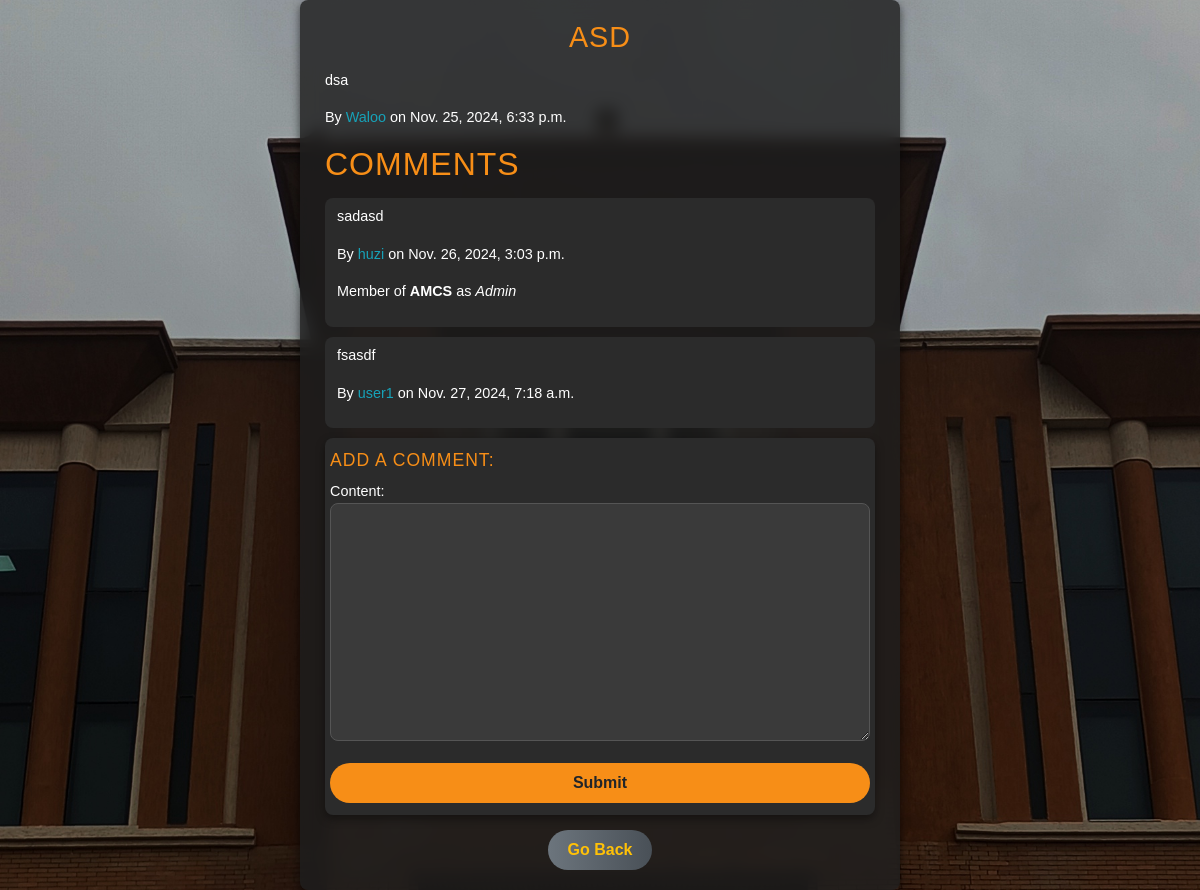
The app's page /forum/post/7/, older data.
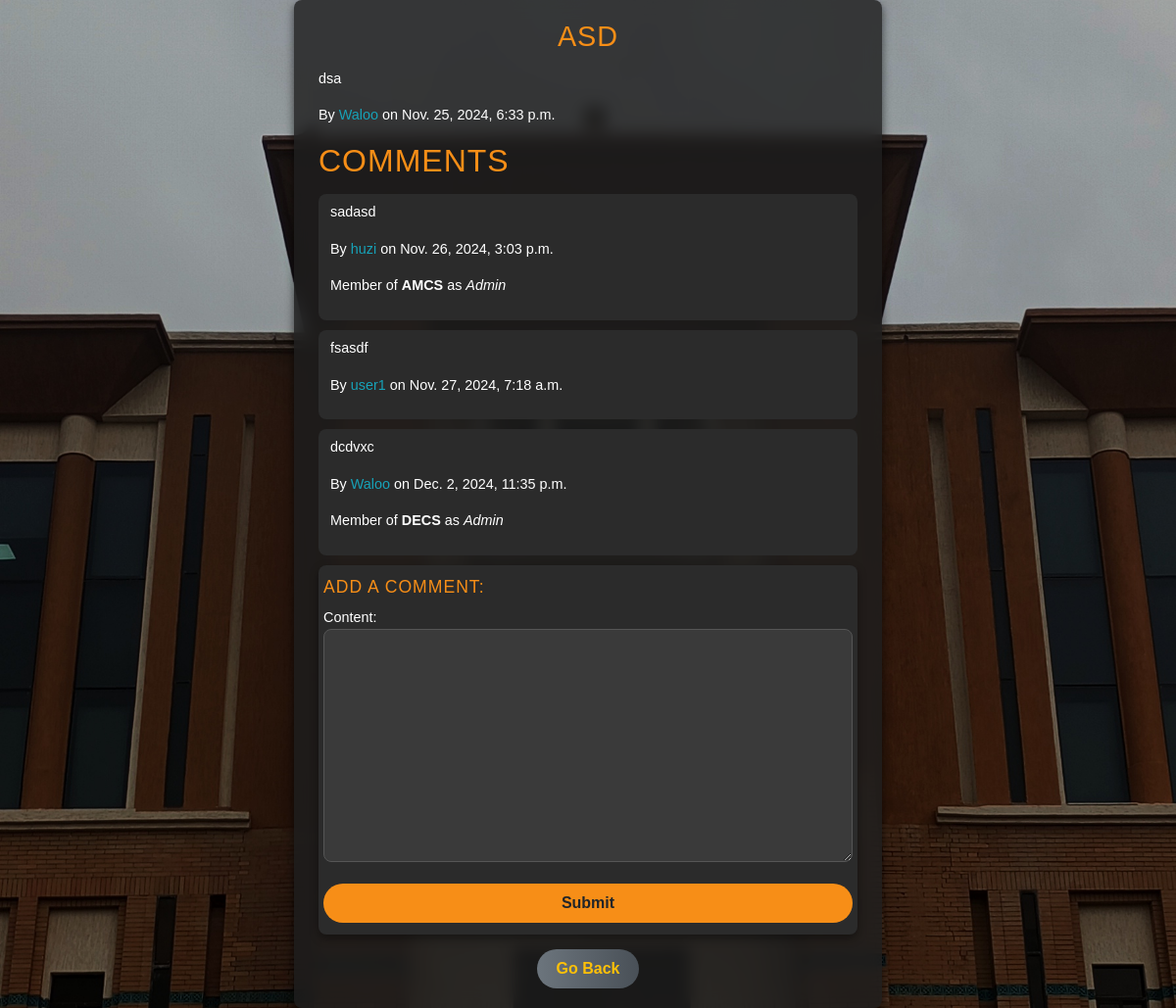
The same page, newer data.
### forum/models.py (models this page shows, shortened)
class Comment(models.Model):
    post = models.ForeignKey(Post, on_delete=models.CASCADE, related_name='comments')
    author = models.ForeignKey(CustomUser, on_delete=models.CASCADE)
    content = models.TextField()
    created_at = models.DateTimeField(auto_now_add=True)

### loginreg/models.py (models this page shows, shortened)
class CustomUser(AbstractUser):
    email = models.EmailField(unique=True)
    isadmin = models.BooleanField(default=False)
    profile_picture = models.ImageField(upload_to="profile_pictures/", default="profile_pictures/default.png")

### Society/models.py (models this page shows, shortened)
class Society(models.Model):
    name = models.CharField(max_length=255, unique=True)
    description = models.TextField(blank=True)
    created_at = models.DateTimeField(auto_now_add=True)
    admins = models.ManyToManyField(CustomUser, related_name='society_admins')
    members = models.ManyToManyField(CustomUser, related_name='society_members', blank=True)
    email = models.EmailField(blank=True)
    phone_number = models.CharField(max_length=15, blank=True)

### forum/views.py (the view, shortened to what this page needs)
# urls.py: path('forum/post/<int:post_id>/',forumview.post_detail,name='forumpostdetail'),
def post_detail(request, post_id):
    post = get_object_or_404(Post, id=post_id)
    comments = post.comments.all()
    user_society_details = None
    comment_details = []
    for comment in comments:
        comment_society_details = []
        if comment.author.is_authenticated:
            societies = Society.objects.filter(members=comment.author) | Society.objects.filter(admins=comment.author)
            for society in societies:
                if society.admins.filter(id=comment.author.id).exists():
                    position = "Admin"
                else:
                    position = "Member"
                comment_society_details.append((society.name, position))
        comment_details.append({'comment': comment, 'society_details': comment_society_details})
    if request.method == 'POST':
        form = CommentForm(request.POST)
        if form.is_valid():
            comment = form.save(commit=False)
            comment.author = request.user
            comment.post = post
            comment.save()
            return redirect('forumpostdetail', post_id=post.id)
    else:
        form = CommentForm()
    return render(request, 'post_detail.html', {
        'post': post,
        'comments': comments,
        'form': form,
        'user_society_details': user_society_details,
        'comment_details': comment_details
    })

### forum/forms.py
class CommentForm(forms.ModelForm):
    class Meta:
        model = Comment
        fields = ['content']

### Templates/post_detail.html (shortened to what this page needs)
{% load static %}
<!DOCTYPE html>
<html lang="en">
<head>
    <link href="https://cdn.jsdelivr.net/npm/bootstrap@5.3.0/dist/css/bootstrap.min.css" rel="stylesheet">
</head>
<body>
    <div class="container">
        <h1>{{ post.title }}</h1>
        <p>{{ post.content }}</p>
        <p>
            By <a href="{% url 'user_profile' post.author.username %}">{{ post.author.username }}</a> on {{ post.created_at }}
        </p>
        <h2>Comments</h2>
        {% for comment_info in comment_details %}
            <div class="comment">
                <p>{{ comment_info.comment.content }}</p>
                <p>
                    By <a href="{% url 'user_profile' comment_info.comment.author.username %}">{{ comment_info.comment.author.username }}</a> on {{ comment_info.comment.created_at }}
                </p>
                {% if comment_info.society_details %}
                    {% for society_name, position in comment_info.society_details %}
                        <p>Member of <strong>{{ society_name }}</strong> as <em>{{ position }}</em></p>
                    {% endfor %}
                {% endif %}
            </div>
        {% endfor %}
        <div class="form-container">
            <h3>Add a Comment:</h3>
            <form method="post">
                {{ form.as_p }}
                <button type="submit" class="btn btn-submit">Submit</button>
            </form>
        </div>
        <div class="go-back">
            <a href="{% url 'forumhome' %}" class="btn btn-secondary">Go Back</a>
        </div>
    </div>
</body>
</html>

Row changes from the older to the newer data that the page shows:
added Comment: comment.content "dcdvxc", comment.author.username "Waloo", comment.created_at "Dec. 2, 2024, 11:35 p.m.", society_details "Admin"
now on this page (row unchanged): Society: society_details "DECS"
